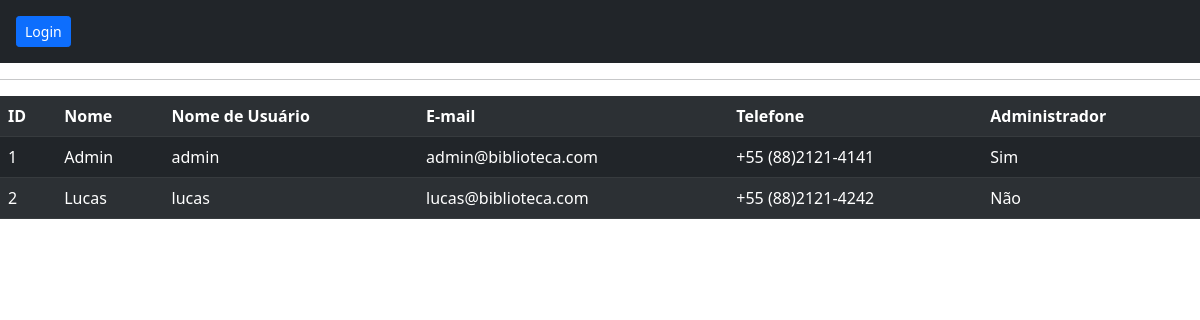
The app's page /usuario/listar with its own data.
### usuario.py (models this page shows)
class Usuario(db.Model):
    id = db.Column(db.Integer, primary_key=True)
    nome = db.Column(db.String(200), unique=False, nullable=False)
    username = db.Column(db.String(80), unique=True, nullable=False)
    email = db.Column(db.String(120), unique=True, nullable=False)
    telefone = db.Column(db.String(20),unique=False, nullable=False)
    senha = db.Column(db.String(80), unique=False, nullable=False)
    admin = db.Column(db.Boolean(), default=False)
    emprestimo = db.relationship('Emprestimo', backref='usuario', lazy=True)

### app.py (the view)
@app.route('/usuario/listar')
def listar_usuarios():
    usuarios = Usuario.query.order_by(Usuario.nome).all()
    return(render_template('usuarios.html', usuarios=usuarios))

### templates/usuarios.html
{% extends "base.html" %}
{% block conteudo %}
<table class="table table-dark table-striped">
    <tr>
        <th>ID</th>
        <th>Nome</th>
        <th>Nome de Usuário</th>
        <th>E-mail</th>
        <th>Telefone</th>
        <th>Administrador</th>
    </tr>
    {% for usuario in usuarios %}
        <tr>
            <td>{{usuario.id}}</td>
            <td>{{usuario.nome}}</td>
            <td>{{usuario.username}}</td>
            <td>{{usuario.email}}</td>
            <td>{{usuario.telefone}}</td>
            {% if usuario.admin %}
                <td>Sim</td>
            {% else %}
                <td>Não</td>
            {% endif %}
        </tr>
    {% endfor %}
</table>
{% endblock %}

### records on screen
Usuario: id "1", nome "Admin", username "admin", email "admin@biblioteca.com", telefone "+55 (88)2121-4141", admin "Sim"
Usuario: id "2", nome "Lucas", username "lucas", email "lucas@biblioteca.com", telefone "+55 (88)2121-4242", admin "Não"
